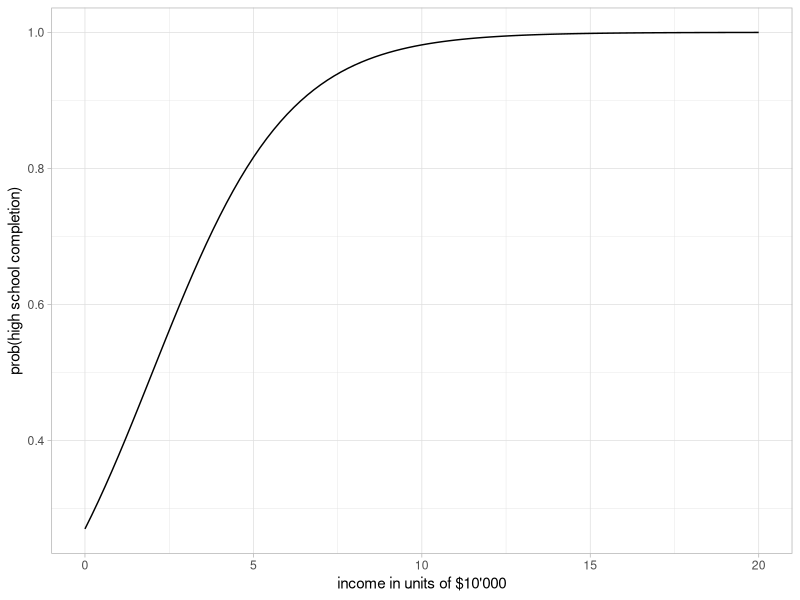
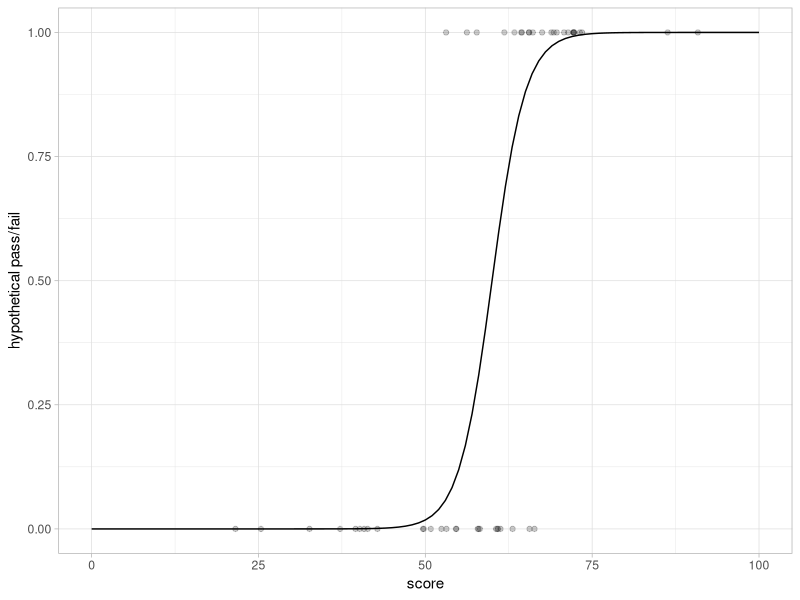
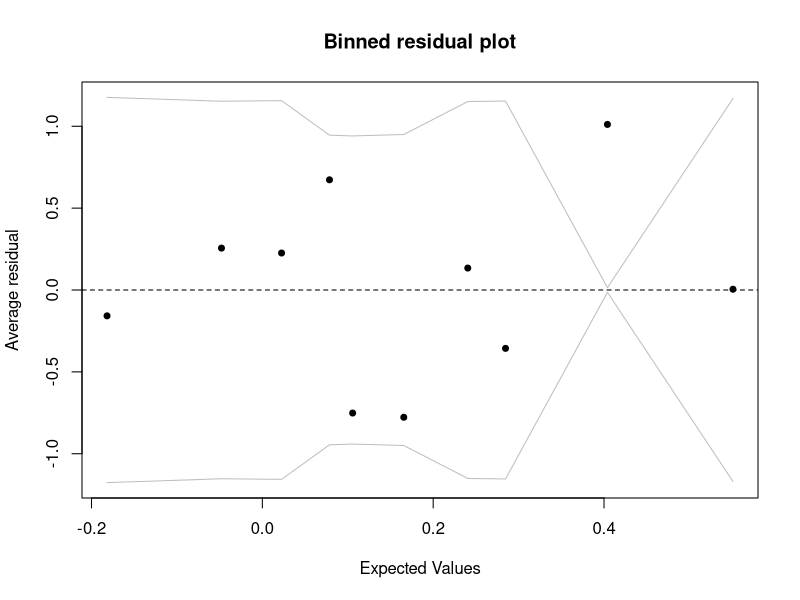
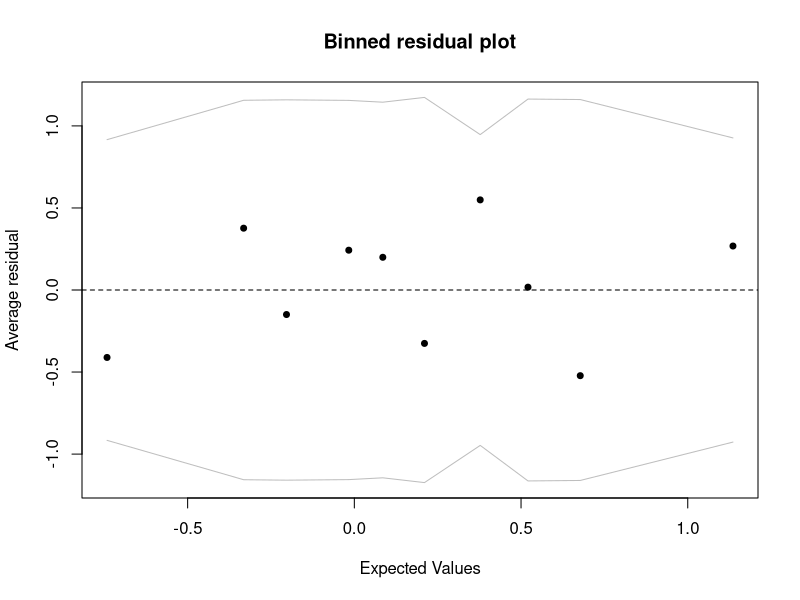
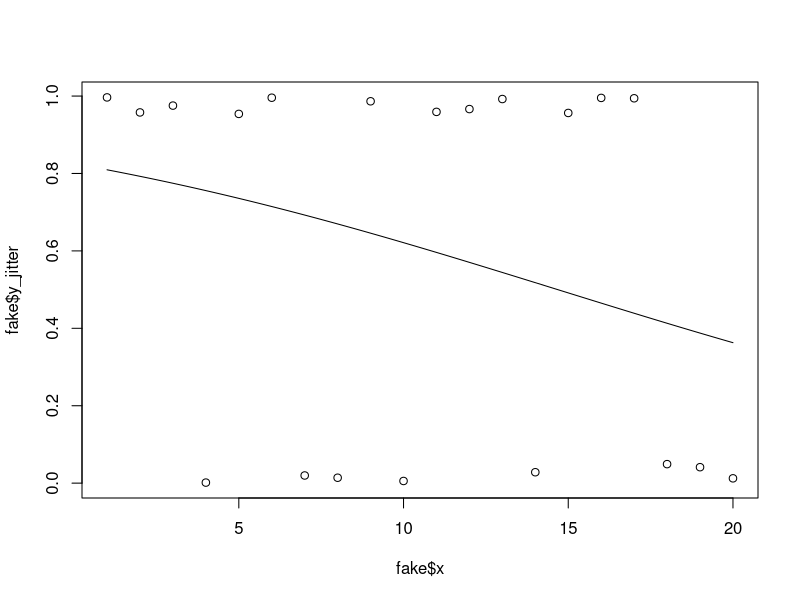
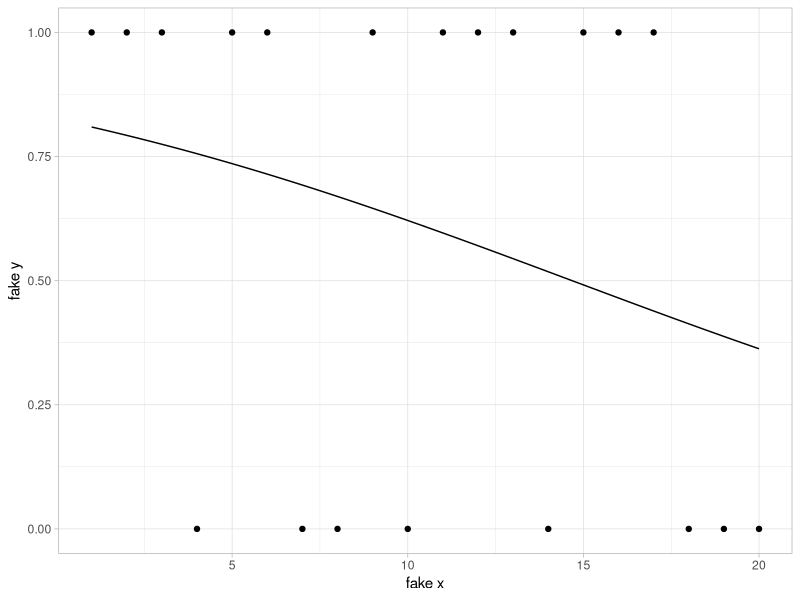

Here is the R script that generated these plots, in order:
## ---- chunk 1
knitr::opts_chunk$set(echo = TRUE)
## ---- chunk 2
income = abs(rnorm(100, 500, 500))
  
invlogit = function(x){
  1/  (1 + exp(-x))
}
print(invlogit(-1.40 + 0.33 * mean(income)))
print(invlogit(-1.40 + 0.33 * 799))
print(invlogit(-1))
## ---- chunk 3
intercept = -log(73/27) 
intercept 
## ---- chunk 4
invlogit(intercept)
## ---- chunk 5
coef = (-log(12/88) - intercept) / 60000
coef
## ---- chunk 6
invlogit(intercept + coef * 60000)
## ---- chunk 7
print(c(intercept, "+", coef, "* x"))
## ---- chunk 8
library("ggplot2")
ggplot(data.frame(x=c(0, 20)), aes(x), xlab="a", ylab = "c" ) + stat_function(fun=function(x) invlogit(-0.994 + 0.497 * x)) + theme_light() + xlab("income in units of $10'000") + ylab("prob(high school completion)")
## ---- chunk 9
library("gtools")
n = 50 #students 
score_mean = 60
score_sd = 15 
x = rnorm(n, score_mean, score_sd)
fitted_p <- inv.logit(-24 + 0.4*x)
pass_f <- rbinom(50, 1, fitted_p)
midterm <- data.frame(x, pass_f)
## ---- chunk 10
library("ggplot2")
ggplot(data=data.frame(x=c(0,100)), aes(x=x)) + stat_function(fun=function(x) inv.logit(-24 + 0.4*x))+geom_point(data= data.frame(x, pass_f), aes(x, pass_f), alpha=0.2) +
    guides(fill=FALSE) + theme_light() + ylab("hypothetical pass/fail") + xlab("score")


## ---- chunk 11
library("arm")

x1 = rnorm(n, 60, 15)
fitted_p1 <- invlogit(-24 + 0.4*x)
pass_f1 <- rbinom(50, 1, fitted_p1)
midterm1 <- data.frame(x1, pass_f1)
rnorm
##
newpred <- rnorm(n, 0, 1)
x2 = rnorm(n, 60, 15)

fitted_p2 <- invlogit(-24 + 0.4*x)
pass_f2 <- rbinom(50, 1, fitted_p2)
midterm2 <- data.frame(x2, pass_f2)

vers1 <-  glm(pass_f1 ~ x1,  data=midterm, family=binomial(link="logit"))
  
vers2 <-  glm(pass_f2 ~ x2 + newpred, data=midterm2, family=binomial(link="logit"))

display(vers1)
display(vers2)

## ---- chunk 12
deviancediff = deviance(vers1) - deviance(vers2)
print(c("As expected, the residual deviance lowers only slightly(",deviancediff,")when noise is added as a predictors."))
## ---- chunk 13
fit <- predict(vers1)
fit2 <- predict(vers2)
resid <- residuals(vers1)
resid2 <- residuals(vers2)
binnedplot(fit,resid)
binnedplot(fit2,resid2)

## ---- chunk 14
library("arm")
x = c(1:20)

y = rbinom(20, 1, 0.6)
round
fake = data.frame(x,y)
logit = glm(y ~ x, family=binomial(link="logit"), data=fake)
display(logit)
## ---- chunk 15
cm = x*2.54
logit2 = glm(y ~ cm, family=binomial(link="logit"), data=fake)
display(logit2)
print(cm)
print(x)
## ---- chunk 16
#creating a function to jitter the binary outcome while keepin the points between 0 and 1 
jitter_binary = function(a, jitt = 0.05) {
  ifelse(a == 0, runif(length(a), 0, jitt), runif(length(a), 1 - jitt, 1))
}


#graphing data and fitted model 
fake$y_jitter = jitter_binary(fake$y)
plot(fake$x, fake$y_jitter)
curve(inv.logit(coef(logit)[1] + coef(logit)[2] * x), add = TRUE)


ggplot(data=data.frame(x = c(1:20)), aes(x=x)) + stat_function(fun=function(x) (inv.logit(coef(logit)[1] + coef(logit)[2]*x)))+geom_point(data= data.frame(x, y), aes(x, y)) +
    guides(fill=FALSE) + theme_light() + ylab("fake y") + xlab("fake x")

cor(x,y)
